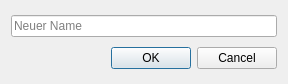
<?xml version="1.0" encoding="UTF-8"?>
<ui version="4.0">
 <class>Dialog_Umbenennen</class>
 <widget class="QDialog" name="Dialog_Umbenennen">
  <property name="windowModality">
   <enum>Qt::NonModal</enum>
  </property>
  <property name="geometry">
   <rect>
    <x>0</x>
    <y>0</y>
    <width>288</width>
    <height>84</height>
   </rect>
  </property>
  <property name="sizePolicy">
   <sizepolicy hsizetype="Fixed" vsizetype="Fixed">
    <horstretch>0</horstretch>
    <verstretch>0</verstretch>
   </sizepolicy>
  </property>
  <property name="windowTitle">
   <string>Umbennennen</string>
  </property>
  <property name="modal">
   <bool>true</bool>
  </property>
  <layout class="QVBoxLayout" name="verticalLayout">
   <item>
    <widget class="QLineEdit" name="le_locationname">
     <property name="placeholderText">
      <string>Neuer Name</string>
     </property>
    </widget>
   </item>
   <item>
    <widget class="QDialogButtonBox" name="buttonBox">
     <property name="orientation">
      <enum>Qt::Horizontal</enum>
     </property>
     <property name="standardButtons">
      <set>QDialogButtonBox::Cancel|QDialogButtonBox::Ok</set>
     </property>
    </widget>
   </item>
  </layout>
 </widget>
 <resources/>
 <connections>
  <connection>
   <sender>buttonBox</sender>
   <signal>accepted()</signal>
   <receiver>Dialog_Umbenennen</receiver>
   <slot>accept()</slot>
   <hints>
    <hint type="sourcelabel">
     <x>248</x>
     <y>254</y>
    </hint>
    <hint type="destinationlabel">
     <x>157</x>
     <y>274</y>
    </hint>
   </hints>
  </connection>
  <connection>
   <sender>buttonBox</sender>
   <signal>rejected()</signal>
   <receiver>Dialog_Umbenennen</receiver>
   <slot>reject()</slot>
   <hints>
    <hint type="sourcelabel">
     <x>316</x>
     <y>260</y>
    </hint>
    <hint type="destinationlabel">
     <x>286</x>
     <y>274</y>
    </hint>
   </hints>
  </connection>
 </connections>
</ui>
